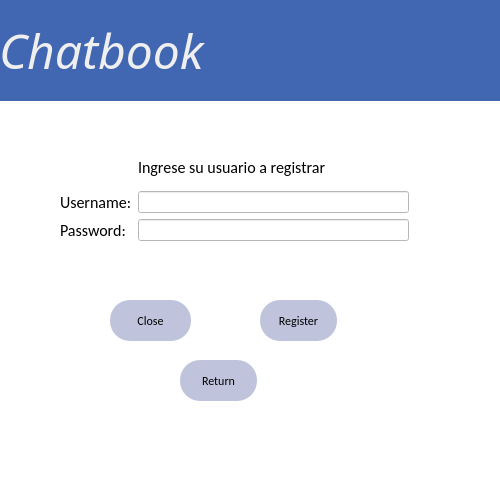
<?xml version="1.0" encoding="UTF-8"?>
<ui version="4.0">
 <class>centralwidget</class>
 <widget class="QDialog" name="centralwidget">
  <property name="geometry">
   <rect>
    <x>0</x>
    <y>0</y>
    <width>500</width>
    <height>500</height>
   </rect>
  </property>
  <property name="maximumSize">
   <size>
    <width>1000</width>
    <height>1000</height>
   </size>
  </property>
  <property name="windowTitle">
   <string>Dialog</string>
  </property>
  <property name="styleSheet">
   <string notr="true">background-color: rgb(255,255, 255);</string>
  </property>
  <widget class="QWidget" name="layoutWidget">
   <property name="geometry">
    <rect>
     <x>60</x>
     <y>150</y>
     <width>349</width>
     <height>91</height>
    </rect>
   </property>
   <layout class="QGridLayout" name="gridLayout">
    <item row="3" column="1">
     <widget class="QLineEdit" name="lineEdit_2">
      <property name="styleSheet">
       <string notr="true">
background-color: rgb(255, 255, 255);</string>
      </property>
      <property name="echoMode">
       <enum>QLineEdit::Password</enum>
      </property>
     </widget>
    </item>
    <item row="2" column="0">
     <widget class="QLabel" name="label_3">
      <property name="font">
       <font>
        <family>Calibri</family>
        <pointsize>12</pointsize>
       </font>
      </property>
      <property name="text">
       <string>Username:</string>
      </property>
     </widget>
    </item>
    <item row="2" column="1">
     <widget class="QLineEdit" name="lineEdit">
      <property name="font">
       <font>
        <family>Consolas</family>
       </font>
      </property>
      <property name="styleSheet">
       <string notr="true">
background-color: rgb(255, 255, 255);</string>
      </property>
     </widget>
    </item>
    <item row="3" column="0">
     <widget class="QLabel" name="label_4">
      <property name="font">
       <font>
        <family>Calibri</family>
        <pointsize>12</pointsize>
       </font>
      </property>
      <property name="text">
       <string>Password:</string>
      </property>
     </widget>
    </item>
    <item row="1" column="1">
     <widget class="QLabel" name="label_2">
      <property name="font">
       <font>
        <family>Calibri</family>
        <pointsize>12</pointsize>
       </font>
      </property>
      <property name="text">
       <string>Ingrese su usuario a registrar</string>
      </property>
     </widget>
    </item>
   </layout>
  </widget>
  <widget class="QLabel" name="label_5">
   <property name="geometry">
    <rect>
     <x>50</x>
     <y>260</y>
     <width>411</width>
     <height>20</height>
    </rect>
   </property>
   <property name="styleSheet">
    <string notr="true">font: 11pt &quot;Consolas&quot;;
color: red;</string>
   </property>
   <property name="text">
    <string/>
   </property>
  </widget>
  <widget class="QPushButton" name="pushButton">
   <property name="geometry">
    <rect>
     <x>180</x>
     <y>360</y>
     <width>77</width>
     <height>41</height>
    </rect>
   </property>
   <property name="font">
    <font>
     <family>Calibri</family>
    </font>
   </property>
   <property name="styleSheet">
    <string notr="true">border-radius:20px;
background-color: rgb(191, 196, 220);</string>
   </property>
   <property name="text">
    <string>Return</string>
   </property>
  </widget>
  <widget class="QPushButton" name="pushButton_2">
   <property name="geometry">
    <rect>
     <x>110</x>
     <y>300</y>
     <width>81</width>
     <height>41</height>
    </rect>
   </property>
   <property name="font">
    <font>
     <family>Calibri</family>
    </font>
   </property>
   <property name="styleSheet">
    <string notr="true">border-radius:20px;
background-color: rgb(191, 196, 220);</string>
   </property>
   <property name="text">
    <string>Close</string>
   </property>
  </widget>
  <widget class="QLabel" name="label">
   <property name="geometry">
    <rect>
     <x>-1</x>
     <y>0</y>
     <width>501</width>
     <height>101</height>
    </rect>
   </property>
   <property name="font">
    <font>
     <family>Harlow Solid Italic</family>
     <pointsize>36</pointsize>
     <italic>true</italic>
    </font>
   </property>
   <property name="styleSheet">
    <string notr="true">background-color: rgb(66, 103, 178);
color: rgb(239, 239, 239);</string>
   </property>
   <property name="text">
    <string>Chatbook</string>
   </property>
  </widget>
  <widget class="QPushButton" name="pushButton_3">
   <property name="geometry">
    <rect>
     <x>260</x>
     <y>300</y>
     <width>77</width>
     <height>41</height>
    </rect>
   </property>
   <property name="font">
    <font>
     <family>Calibri</family>
    </font>
   </property>
   <property name="styleSheet">
    <string notr="true">border-radius:20px;
background-color: rgb(191, 196, 220);</string>
   </property>
   <property name="text">
    <string>Register</string>
   </property>
  </widget>
 </widget>
 <resources/>
 <connections/>
</ui>
